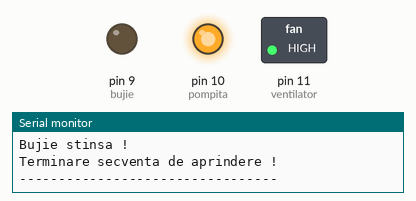
A sketch run on a simulated Arduino Uno, built with avr-gcc and run on an emulated ATmega328P. Parts: switched loads named in the sketch (green lamp = pin HIGH), output pins drawn as LEDs (lit = HIGH), the last lines printed to the serial monitor.

Above: at 19.35 s.
At 21.3 s:
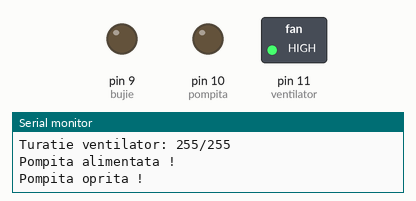
Timing chart, 0 to 22.3 s (numbered marks = the images above):
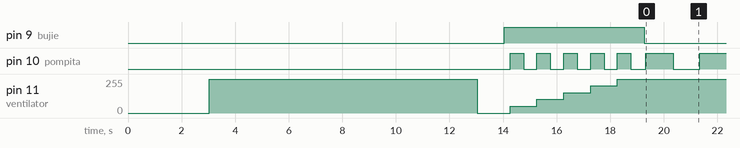

The sketch:

webasto00.ino
```cpp
// sistem control Webasto
// program scris de Nicu FLORICA (niq_ro)
// program testat de George MORSOACA (Tommy)
// versiune 0, simulare program simplu - 16.10.2017, Craiova

#define pompita 10
#define ventilator 11
#define bujie 9
int aerisire = 10000;  // timp pentru ventilare camera (ms)
int tpbujie = 5; // timp mentinere pornita bujie (s)
int tppompa1 = 500;  // timp alimentare pompa la aprindere
int tppompa2 = 1000; // timp alimentare pompa la functionare normala

void setup() {
Serial.begin(9600);
Serial.println("Simulare control Webasto ...");

pinMode(pompita, OUTPUT);
pinMode(ventilator, OUTPUT);
pinMode(bujie, OUTPUT);

digitalWrite(pompita, 0);  // pompita oprita
analogWrite(ventilator, 0); // ventilator oprit
digitalWrite(bujie, 0); // bujie stinsa

// se simuleaza asteptarea
Serial.println("Sistem in asteptare !");
Serial.println("---------------------------------");
delay(3000);

// simulam apasare buton de pornire sau comanda de pornire
Serial.println("Se da comanda de pornire !");
// 1) aerisire camera de gaze
analogWrite(ventilator, 255); // ventilator pornit la turatie maxima
Serial.println("Porneste ventilator pentru aerisire camera !");
delay(aerisire);
analogWrite(ventilator, 0); // ventilator oprit
Serial.println("Se opreste ventilatorul !");
delay(1000); // mica pauza

Serial.println("---------------------------------");
Serial.println("Se initializeaza procedura de aprindere !");
// 2) alimentare bujie, pompa alimentata cu 2 impulsuri pe minut, turatie ventilator in crestere
digitalWrite(bujie, 1);  // alimentare bujie
Serial.println("Bujie aprinsa !");
delay(200); // mica intarziere

for (int i = 1; i<=tpbujie; i++)
{
  analogWrite(ventilator, 255*i/tpbujie);  // crestere turatie pompita
  Serial.print("Turatie ventilator: ");
  Serial.print(255*i/tpbujie);
  Serial.println("/255");
  digitalWrite(pompita, 1); // alimentare pompita
  Serial.println("Pompita alimentata !");
  delay(tppompa1);
  digitalWrite(pompita, 0); // oprire pompita
  Serial.println("Pompita oprita !");
  delay(tppompa1);
}
digitalWrite(bujie, 0);  // decuplare bujie
Serial.println("Bujie stinsa !");
Serial.println("Terminare secventa de aprindere !");
Serial.println("---------------------------------");
analogWrite(ventilator, 255);  // ventilator la turatie maxima
  Serial.print("Turatie ventilator: ");
  Serial.print("255");
  Serial.println("/255");
}

void loop() {
// 3) functionare normala: ventilator la turatie maxima si pompita alimentata la 1 secunda
  digitalWrite(pompita, 1); // alimentare pompita
  Serial.println("Pompita alimentata !");
  delay(tppompa2);
  digitalWrite(pompita, 0); // oprire pompita
  Serial.println("Pompita oprita !");
  delay(tppompa2);
}
```

Measured:
- by itself, pin 10 (pompita): goes 4 × (LOW 0.50 s, HIGH 0.50 s), LOW 0.55 s, 10 × (HIGH 1.0 s, LOW 1.0 s), then HIGH
